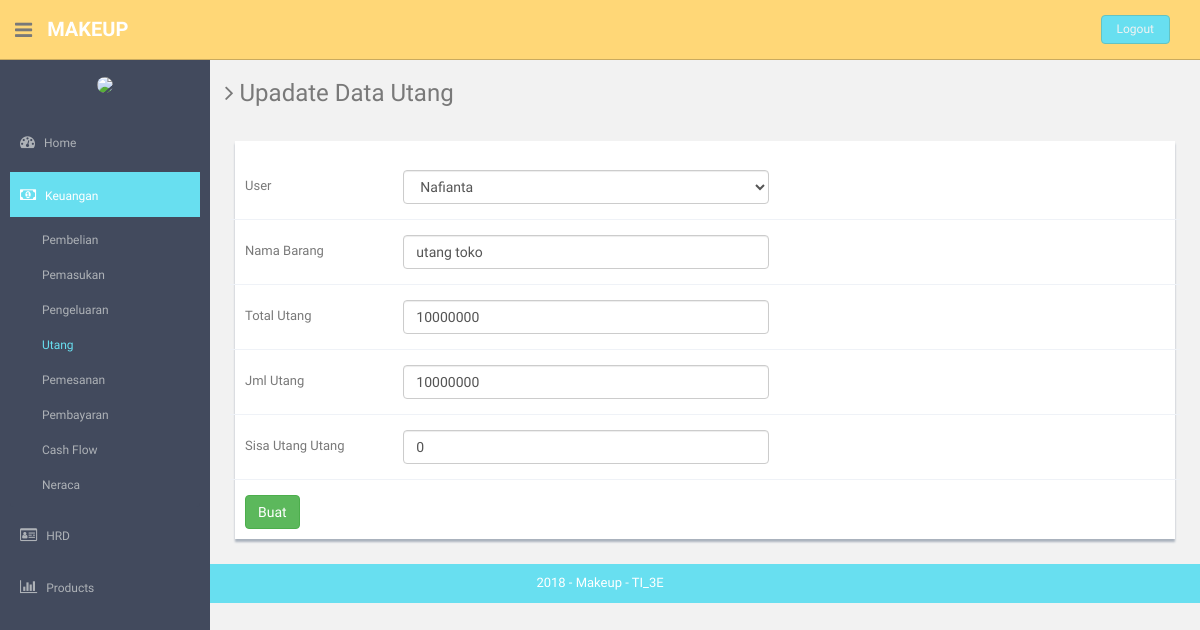
Page /index.php/utang/update/3 on the committed database.
### tables this page shows
CREATE TABLE `utang` (
  `id_utang` int(11) NOT NULL,
  `id_user` int(11) NOT NULL,
  `nama_barang` varchar(40) NOT NULL,
  `total_utang` int(11) NOT NULL,
  `jml_utang` int(11) NOT NULL,
  `sisa_utang` int(11) NOT NULL
);

### application/controllers/Utang.php (called while the page is built, shortened)
<?php
class Utang extends CI_Controller {
	public function __construct()
	{
		$this->load->helper('url','form');
		$this->load->library('form_validation');
		$this->load->model('utang_model');
		$this->load->model('user_model');
		$this->load->helper('html');
		$this->load->library('image_lib');
	}
	public function update($id){
		$this->form_validation->set_rules('id_user','id user','trim|required');
		$this->form_validation->set_rules('nama_barang','nama_barang','trim|required');
		$this->form_validation->set_rules('total_utang','Total Utang','trim|required');
		$this->form_validation->set_rules('jml_utang','jml_utang','trim|required');
                $this->form_validation->set_rules('sisa_utang','sisa_utang','trim|required');
		if($this->form_validation->run()==FALSE){
		      $object['utang']=$this->utang_model->getUtang($id);
                      $object['user']=$this->user_model->getDataUser();
			$cek['status'] = array(
        		      'home'=>'',
        		      'hrd'=>'',
        		      'keuangan'=>'active',
        		      'produk'=>'',
        		      'pembelian'=>'',
        		      'pemasukan'=>'',
        		      'pengeluaran'=>'',
        		      'utang'=>'active',
        		      'cash_flow'=>'',
        		      'neraca'=>'',
        		      'admin'=>'',
        		      'gaji'=>'',
        		      'golongan'=>'',
        		      'absensi'=>'',
        		      'user'=>'',
        		      'barang'=>'',
        		      'supplier'=>'',
        		      'kategori'=>'',
        		      );
			$this->load->view('component/header',$cek);
			$this->load->view('edit_utang',$object);
			$this->load->view('component/footer');
		}else{
			$this->utang_model->updateById($id);
			redirect('utang','refresh');
		}
	}
}

### index.php (called while the page is built, shortened)
<?php
require_once BASEPATH.'core/CodeIgniter.php';

### application/models/User_model.php (called while the page is built, shortened)
<?php
class User_model extends CI_Model {
	public function getDataUser()
	{
		$query = $this->db->query("SELECT id,id_role,nama, alamat, email, jenis_kelamin, no_telp from user");
		return $query->result();
	}
}

### application/models/Utang_model.php (called while the page is built, shortened)
<?php
class Utang_model extends CI_Model {
	public function getUtang($id)
	{
		$this->db->where('id_utang',$id);
		$query = $this->db->get('utang');
		return $query->result();
	}
}

### application/views/edit_utang.php (the view, shortened to what this page needs)
  <section id="main-content">
      <section class="wrapper">
        <h3><i class="fa fa-angle-right"></i> Upadate Data Utang</h3>
        <div class="row mt">
          <div class="col-lg-12">
              <div class="form-panel">
                  <br>
                   <?php
                    $attr = array('class' => 'form-horizontal style-form');
                   echo form_open_multipart('utang/update/'.$this->uri->segment(3),$attr);?>
                      <div class="form-group">
                          <label class="col-sm-2 col-sm-2 control-label">User</label>
                          <div class="col-sm-5">
                              <select class="form-control" name="id_user">
                              <?php foreach ($user as $key) {?>
                                <?php if ($key->id==$utang[0]->id_user) {?>
                                <option selected value="<?php echo $key->id; ?>"><?php echo $key->nama; ?></option>
                                <?php } ?>
                              <?php } ?>
                              </select>
                          </div>
                      </div>
                     <div class="form-group">
                          <label class="col-sm-2 col-sm-2 control-label">Nama Barang</label>
                          <div class="col-sm-5">
                              <input type="text" name="nama_barang" class="form-control" value="<?php echo $utang[0]->nama_barang ?>">
                          </div>
                      </div>
                      <div class="form-group">
                          <label class="col-sm-2 col-sm-2 control-label">Total Utang</label>
                          <div class="col-sm-5">
                              <input type="number" name="total_utang" class="form-control" value="<?php echo $utang[0]->total_utang ?>">
                          </div>
                      </div>
                      <div class="form-group">
                          <label class="col-sm-2 col-sm-2 control-label">Jml Utang</label>
                          <div class="col-sm-5">
                              <input type="number" name="jml_utang" class="form-control" value="<?php echo $utang[0]->jml_utang ?>">
                          </div>
                      </div>
                      <div class="form-group">
                          <label class="col-sm-2 col-sm-2 control-label">Sisa Utang Utang</label>
                          <div class="col-sm-5">
                              <input type="number" name="sisa_utang" class="form-control" value="<?php echo $utang[0]->sisa_utang ?>">
                          </div>
                      </div>
                       <input type="submit" class="btn btn-success" value="Buat" name="" id="">
              </div>
          </div>
        </div>
</section><! --/wrapper -->
  </section>

### assets/css/style.css (style rules this page uses)
body { color: #797979; background: #f2f2f2; font-family: 'Ruda', sans-serif; padding: 0px !important; margin: 0px !important; font-size:13px; }
.mt { margin-top: 25px; }
#main-content { margin-left: 210px; }
.wrapper { display: inline-block; margin-top: 60px; padding-left: 15px; padding-right: 15px; padding-bottom: 15px; padding-top: 0px; width: 100%; }
.form-panel { background: #ffffff; margin: 10px; padding: 10px; box-shadow: 0px 3px 2px #aab2bd; text-align: left; }
label { font-weight: 400; }
.form-horizontal.style-form .form-group { border-bottom: 1px solid #eff2f7; padding-bottom: 15px; margin-bottom: 15px; }
@media (min-width: 768px) { .form-horizontal .control-label { text-align: left; } }

### rows in the picture
utang: nama_barang "utang toko", total_utang "10000000", jml_utang "10000000", sisa_utang "0"

### other values in the picture
form field id_user "Nafianta"
